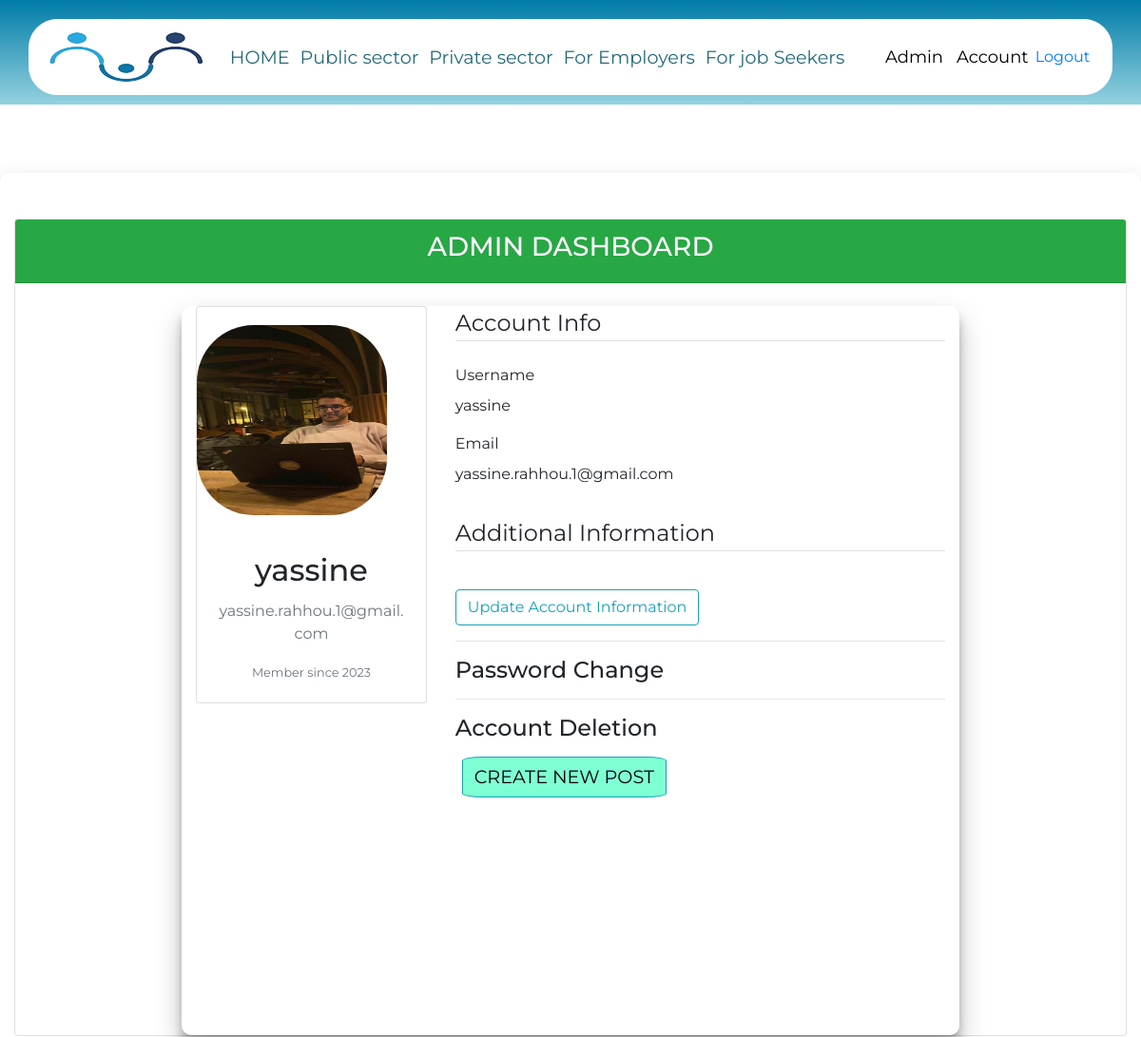
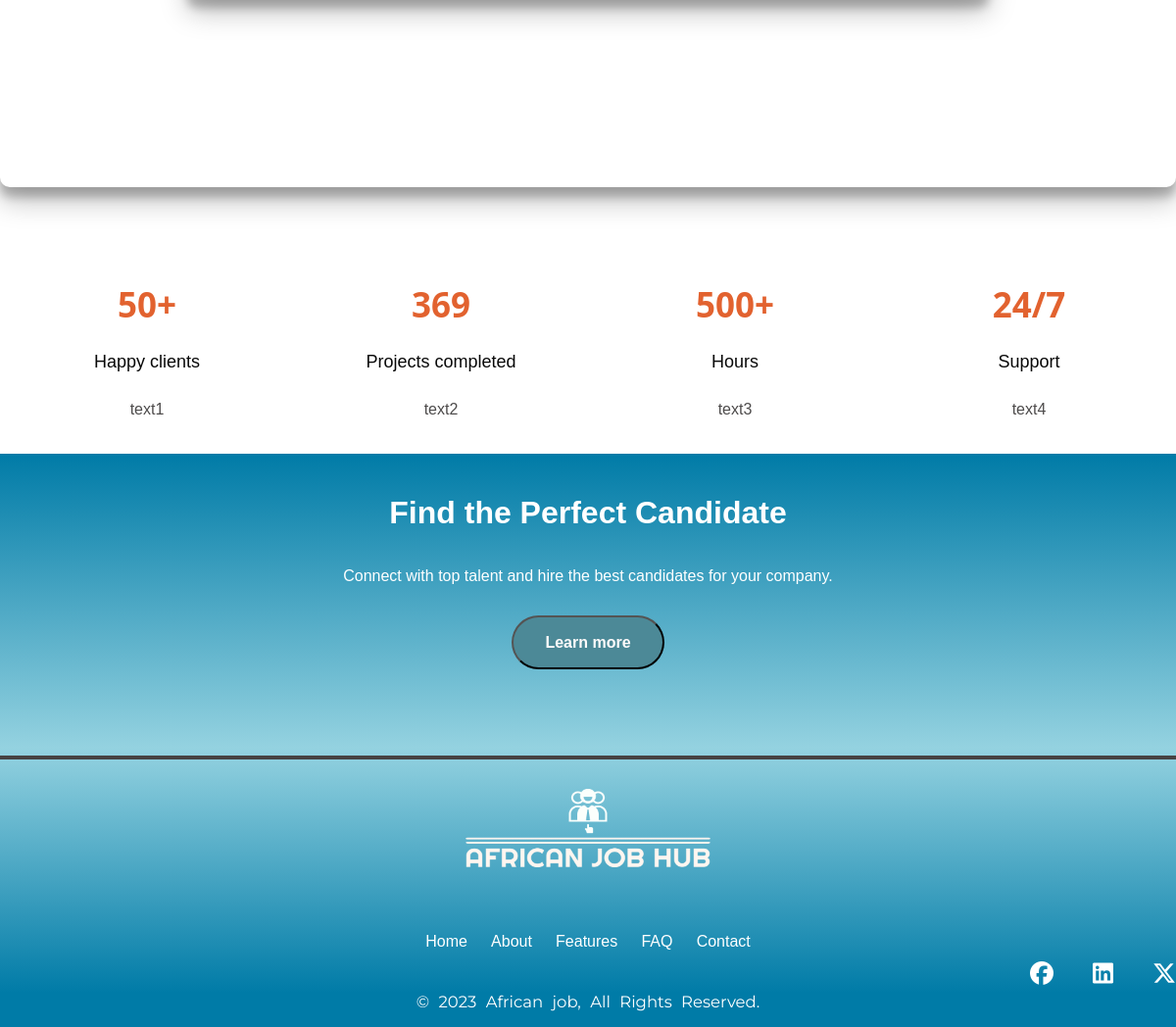
The page /admin (signed in) on the database its author committed (2 pictures, top to bottom).
### app/models.py (models this page shows, shortened)
class User(db.Model, UserMixin):
    id = db.Column(db.Integer, primary_key=True)
    username = db.Column(db.String(20), unique=True, nullable=False)
    email = db.Column(db.String(120), unique=True, nullable=False)
    image_file = db.Column(db.String(20), nullable=False, default='default.jpg')
    password = db.Column(db.String(60), nullable=False)
    posts = db.relationship('Post', backref='author', lazy=True)
    is_admin = db.Column(db.Boolean, default=False)

### app/routes.py (the view)
@app.route('/admin', methods=['GET',  'POST'])
@login_required
def admin_dashboard():
    if current_user.is_admin:
        return render_template('admin_dashboard.html')
    else:
        return redirect(url_for('home'))

### app/models.py (called while the page is built)
@login_manager.user_loader
def load_user(user_id):
    return User.query.get(int(user_id))

### app/templates/admin_dashboard.html (shortened to what this page needs)
{% extends "main.html" %}
{% block body %}
<br><br><br>
{% if current_user.is_authenticated %}
{% if current_user.is_admin %}
<div class="container" style="width: 100%;">
    <div class="row justify-content-center mt-5">
        <div class="col-md-12">
            <div class="card">
                <div class="card-header text-center bg-success text-white">
                    <h3>ADMIN DASHBOARD</h3>
                </div>
                <div class="container mt-4">
                    <div class="row">
                        <div class="col-md-4">
                            <div class="card">
                                <img src="{{ url_for('static', filename='profile_pics/' + current_user.image_file) }}"
                                    alt="Profile Image" class="img-fluid"
                                    style="height: 200px; width: 200px; margin: 8% 0;border-radius: 30%;"
                                    src="{{ image_file }}">
                                <div class="card-body text-center">
                                    <h2 class="card-title">{{ current_user.username }}</h2>
                                    <p class="card-text text-secondary">{{ current_user.email }}</p>
                                    <p class="card-text"><small class="text-muted">Member since 2023</small></p>
                                </div>
                            </div>
                        </div>
                        <div class="col-md-8">
                            <form method="POST" action="" enctype="multipart/form-data">
                                <fieldset class="form-group">
                                    <legend class="border-bottom mb-4">Account Info</legend>
                                    <div class="form-group">
                                        <label class="form-control-label">Username</label>
                                        <p>{{ current_user.username }}</p>
                                    </div>
                                    <div class="form-group">
                                        <label class="form-control-label">Email</label>
                                        <p>{{ current_user.email }}</p>
                                    </div>
                                </fieldset>
                                <fieldset class="form-group">
                                    <legend class="border-bottom mb-4">Additional Information</legend>
                                </fieldset>
                                <div class="form-group">
                                    <button type="submit" class="btn btn-outline-info">Update Account
                                        Information</button>
                                </div>
                            </form>
                            <hr>
                            <h4>Password Change</h4>
                            <hr>
                            <h4>Account Deletion</h4>
                            <div style="width: 100%;height: 300px;">
                                <span>
                                    <a href="{{ url_for('new_post') }}" id="signin__btn" class="btn btn-outline-info"
                                        style="color: black; font-size: larger; margin: 7px; border-radius: 10%; background-color: aquamarine;">
                                        CREATE NEW POST
                                    </a>
                                </span>
                            </div>
                        </div>
                    </div>
                </div>
            </div>
        </div>
    </div>
    <br><br><br><br> <br><br><br><br>
</div>
{% else %}
<p class="text-danger">You do not have permission to access this page.</p>
{% endif %}
{% else %}
<p class="text-danger">You need to log in to access this page.</p>
{% endif %}
<br><br><br>
{% endblock body %}

### app/static/styles/style.css (style rules this page uses)
* { padding: 0px; margin: 0px; box-sizing: border-box; font-family: "Montserrat", sans-serif; text-decoration: none; }

### app/static/styles/login.css (style rules this page uses)
* { box-sizing: border-box; }
.container { background-color: #fff; border-radius: 10px; box-shadow: 0 14px 28px rgba(0, 0, 0, 0.25), 0 10px 10px rgba(0, 0, 0, 0.22); position: relative; overflow: hidden; width: 70%; height: 80%; max-width: 100%; min-height: 480px; }

### rows shown on the page
User: image_file (picture), username "yassine", email "yassine.rahhou.1@gmail.com"
